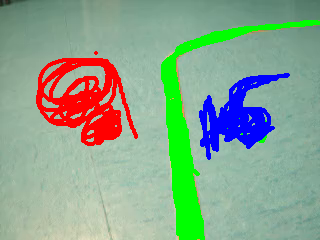
#> input picture assignment-2/lineaMarcada.png, 320 x 240 px; its folder holds only this picture in this run
$ python -i etiqueta_imagenes.py   (imports and definitions only)   (older library calls are emulated)
#> lines starting #> are read from the running program, lines starting #| are printed output that depends on the picture; after the words box and inside, x2 and y2 are one past the last pixel; in counts of white or black regions, pixels touching at a corner belong together
#> further down, picture is the input picture: shape (240, 320, 3); mean B, G, R 142.5, 164.9, 138.2
import cv2
from scipy.misc import imread, imsave
from matplotlib import pyplot as plt
import select_pixels as sel
import numpy as np
import copy

lower_blue = np.array([90, 60, 60])
upper_blue = np.array([255, 255, 255])
lower_red1 = np.array([0, 65, 75])
upper_red1 = np.array([12, 255, 255])
lower_red2 = np.array([240, 65, 75])
upper_red2 = np.array([255, 255, 255])

WIDTH = 320
HEIGHT = 240


def get_sections(frame):
    green_bck = np.zeros([HEIGHT, WIDTH, 3], dtype=np.uint8)
    green_bck[:] = [0, 255, 0]

    hsv = cv2.cvtColor(frame, cv2.COLOR_BGR2HSV)
#> hsv: shape (240, 320, 3); mean H, S, V 66.4, 80.5, 190.6

    gray = cv2.cvtColor(frame, cv2.COLOR_BGR2GRAY)
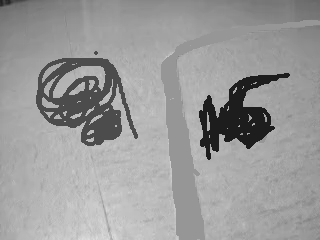
#> gray: shape (240, 320); min 29, max 222, mean 154.4
    mask_line = cv2.inRange(hsv, lower_blue, upper_blue)
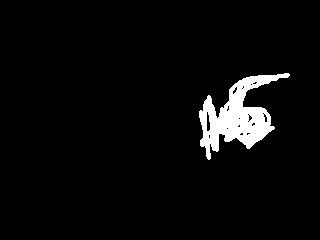
#> mask_line: shape (240, 320); 4.2% white; 1 white region, box (x1, y1, x2, y2) and area: (199, 73, 290, 160) 3219
    res_line = cv2.bitwise_and(frame, frame, mask=mask_line)
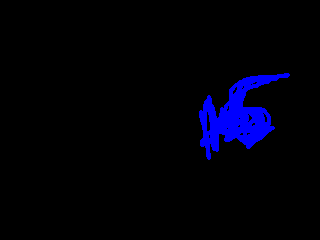
#> res_line: shape (240, 320, 3); mean B, G, R 10.7, 0, 0
    green_bck[mask_line == 255] = [0, 0, 255]

    mask_r1 = cv2.inRange(hsv, lower_red1, upper_red1)
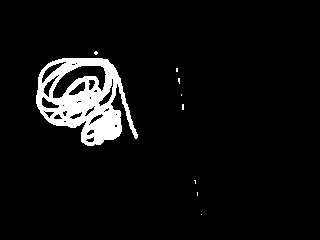
#> mask_r1: shape (240, 320); 5.9% white; 9 white regions (8 under 20 px), largest, box (x1, y1, x2, y2) and area: (36, 58, 138, 146) 4466
    mask_r2 = cv2.inRange(hsv, lower_red2, upper_red2)
#> mask_r2: shape (240, 320); every value is 0
    mask_arrow = cv2.add(mask_r1, mask_r2)
    res_arrow = cv2.bitwise_and(frame, frame, mask=mask_arrow)
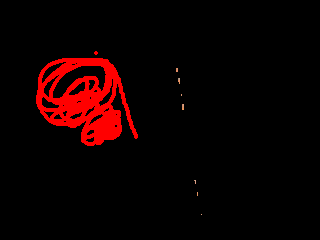
#> res_arrow: shape (240, 320, 3); mean B, G, R 0.1, 0.1, 15
    green_bck[mask_arrow == 255] = [255, 0, 0]

    return green_bck


'''
Get all frames
'''
videos = [
    {
        "name": "video1",
        "extension": "mp4"
    },
    {
        "name": "video2",
        "extension": "mp4"
    },
    {
        "name": "video3",
        "extension": "avi"
    },
    {
        "name": "video4",
        "extension": "avi"
    }
]

picture_index = 1

# [25 lines not run here, left out]

>>> import cv2
>>> picture = cv2.imread('../../lineaMarcada.png')
>>> result = get_sections(picture)
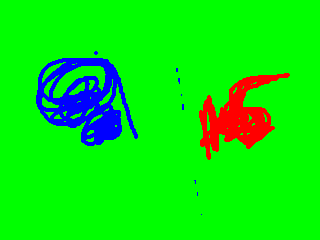
#> result: shape (240, 320, 3); mean B, G, R 15, 229.3, 10.7
